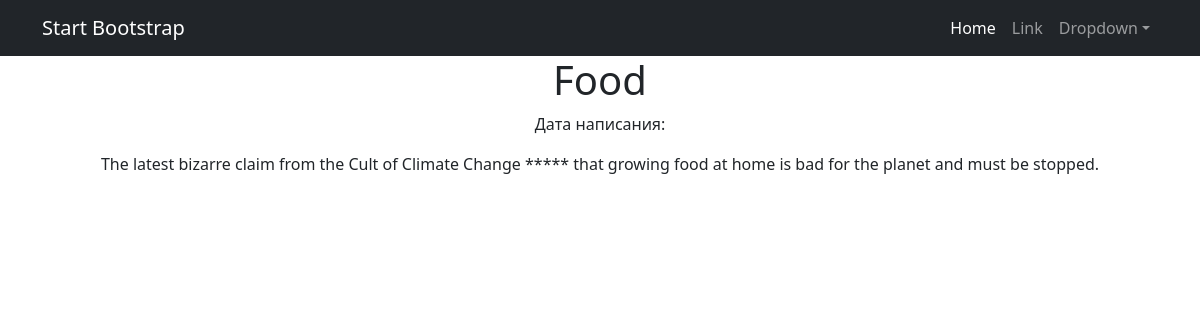
Screenshot of /news/3 with the database file from the repository.
### news/models.py (models this page shows, shortened)
class Post(models.Model):
    ARTICLE = 'AR'
    NEWS = 'NE'
    POST_CHOICES = [
            (ARTICLE, 'Статья'),
            (NEWS, 'Новость'),
        ]
    author = models.ForeignKey(Author, on_delete=models.CASCADE)
    post_type = models.CharField(max_length=2, choices=POST_CHOICES)
    created_at = models.DateTimeField(default=timezone.now)
    categories = models.ManyToManyField(Category, through='PostCategory')
    title = models.CharField(max_length=255)
    content = models.TextField()
    rating = models.IntegerField(default=0)

### news/views.py (the view)
# urls.py: path('<int:pk>', ProductDetail.as_view()),
class ProductDetail(DetailView):
    model = Post
    template_name = 'new.html'
    context_object_name = 'product'

### news/templatetags/custom_filters.py (called while the page is built)
@register.filter(name='censor')
def censor(value):
    for word in UNWANTED_WORDS:
        value = value.replace(word, '*' * len(word))
    return value

### templates/new.html (shortened to what this page needs)
{% extends 'flatpages/default.html' %}
{% load custom_filters %}
{% block content %}
<h1>{{ product.title }}</h1>
<p>Дата написания: {{ product.time_written }}</p>
<p>{{ product.content|censor }}</p>
{% endblock content %}

### rows the page displays
Post: title "Food", content|censor "The latest bizarre claim from the Cult of Climate Change ***** that growing food at home is bad for the planet and must be stopped."
